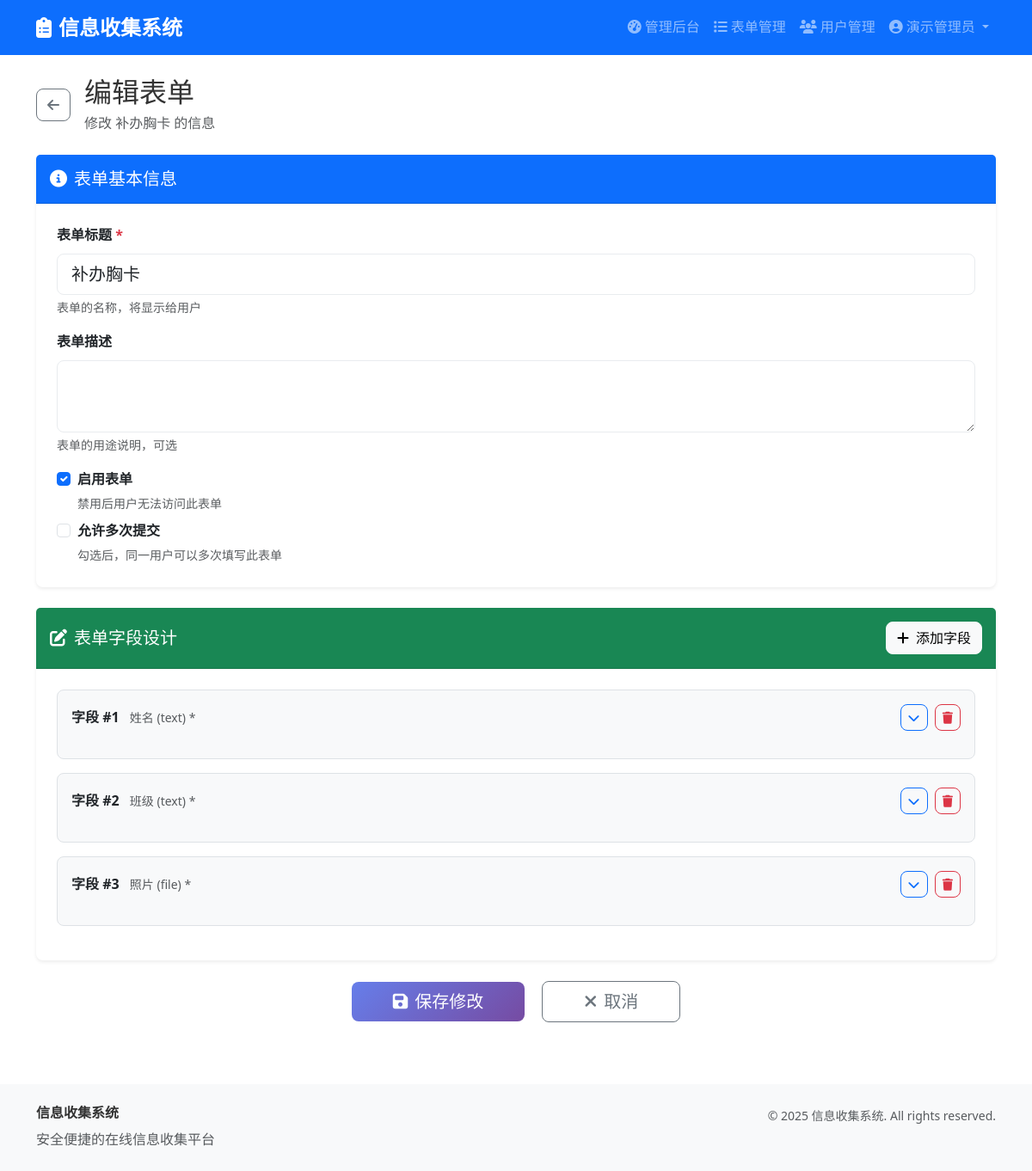
Page /admin/forms/1/edit (signed in) on the committed database.
### models.py (models this page shows, shortened)
class Admin(UserMixin, db.Model):
    id = db.Column(db.Integer, primary_key=True)
    email = db.Column(db.String(120), unique=True, nullable=False)
    password_hash = db.Column(db.String(255), nullable=False)
    name = db.Column(db.String(100), nullable=False)
    created_at = db.Column(db.DateTime, default=datetime.utcnow)
    is_active = db.Column(db.Boolean, default=True)
    def get_id(self):
        return f"admin_{self.id}"

class Form(db.Model):
    id = db.Column(db.Integer, primary_key=True)
    title = db.Column(db.String(200), nullable=False)
    description = db.Column(db.Text)
    created_at = db.Column(db.DateTime, default=datetime.utcnow)
    updated_at = db.Column(db.DateTime, default=datetime.utcnow, onupdate=datetime.utcnow)
    is_active = db.Column(db.Boolean, default=True)
    allow_multiple_submissions = db.Column(db.Boolean, default=False)  # 是否允许多次填写
    created_by = db.Column(db.Integer, db.ForeignKey('admin.id'), nullable=False)
    fields = db.relationship('FormField', backref='form', lazy=True, cascade='all, delete-orphan')
    submissions = db.relationship('Submission', backref='form', lazy=True, cascade='all, delete-orphan')

class FormField(db.Model):
    id = db.Column(db.Integer, primary_key=True)
    form_id = db.Column(db.Integer, db.ForeignKey('form.id'), nullable=False)
    field_name = db.Column(db.String(100), nullable=False)
    field_label = db.Column(db.String(200), nullable=False)
    field_type = db.Column(db.String(50), nullable=False)  # text, email, tel, textarea, select, radio, checkbox, file, wechat_pay, alipay
    field_options = db.Column(db.Text)  # JSON格式存储选项
    is_required = db.Column(db.Boolean, default=False)
    order_index = db.Column(db.Integer, default=0)
    placeholder = db.Column(db.String(200))
    payment_account_id = db.Column(db.Integer, db.ForeignKey('payment_account.id'))  # 关联收款账户（仅限支付字段）
    payment_account = db.relationship('PaymentAccount', backref='form_fields', lazy=True)
    def get_options(self):
        if self.field_options:
            try:
                return json.loads(self.field_options)
            except:
                return []
        return []

### app.py (the view, shortened to what this page needs)
    @app.route('/admin/forms/<int:form_id>/edit', methods=['GET', 'POST'])
    @login_required
    def admin_edit_form(form_id):
        if not current_user.get_id().startswith('admin_'):
            flash('无权访问', 'danger')
            return redirect(url_for('index'))
        form_obj = Form.query.get_or_404(form_id)
        return render_template('admin/edit_form.html', form=form_obj)

### templates/admin/edit_form.html (shortened to what this page needs)
{% extends "base.html" %}
{% block content %}
<div class="container py-4">
    <div class="row mb-4">
        <div class="col-12">
            <div class="d-flex align-items-center">
                <a href="{{ url_for('admin_forms') }}" class="btn btn-outline-secondary me-3">
                    <i class="fas fa-arrow-left"></i>
                </a>
                <div>
                    <h2 class="mb-1">编辑表单</h2>
                    <p class="text-muted mb-0">修改 {{ form.title }} 的信息</p>
                </div>
            </div>
        </div>
    </div>
    <form method="POST" id="editForm">
        <div class="card border-0 shadow-sm mb-4">
            <div class="card-header bg-primary text-white py-3">
                <h5 class="mb-0">
                    <i class="fas fa-info-circle me-2"></i>表单基本信息
                </h5>
            </div>
            <div class="card-body p-4">
                <div class="mb-3">
                    <label for="title" class="form-label fw-bold">表单标题 <span class="text-danger">*</span></label>
                    <input type="text" class="form-control form-control-lg" id="title" name="title"
                           value="{{ form.title }}" required>
                    <div class="form-text">表单的名称，将显示给用户</div>
                </div>
                <div class="mb-3">
                    <label for="description" class="form-label fw-bold">表单描述</label>
                    <textarea class="form-control" id="description" name="description" rows="3">{{ form.description or '' }}</textarea>
                    <div class="form-text">表单的用途说明，可选</div>
                </div>
                <div class="form-check">
                    <input class="form-check-input" type="checkbox" id="is_active" name="is_active"
                           {% if form.is_active %}checked{% endif %}>
                    <label class="form-check-label fw-bold" for="is_active">
                        启用表单
                    </label>
                    <div class="form-text">禁用后用户无法访问此表单</div>
                </div>
                <div class="form-check mt-2">
                    <input class="form-check-input" type="checkbox" id="allow_multiple_submissions"
                           name="allow_multiple_submissions"
                           {% if form.allow_multiple_submissions %}checked{% endif %}>
                    <label class="form-check-label fw-bold" for="allow_multiple_submissions">
                        允许多次提交
                    </label>
                    <div class="form-text">勾选后，同一用户可以多次填写此表单</div>
                </div>
            </div>
        </div>
        <div class="card border-0 shadow-sm mb-4">
            <div class="card-header bg-success text-white py-3">
                <div class="d-flex justify-content-between align-items-center">
                    <h5 class="mb-0">
                        <i class="fas fa-edit me-2"></i>表单字段设计
                    </h5>
                    <button type="button" class="btn btn-light" onclick="addField()">
                        <i class="fas fa-plus me-2"></i>添加字段
                    </button>
                </div>
            </div>
            <div class="card-body p-4">
                <div id="fieldsContainer">
                    {% for field in form.fields|sort(attribute='order_index') %}
                    <div class="field-card" id="field_{{ loop.index0 }}">
                        <div class="field-header">
                            <div>
                                <strong>字段 #{{ loop.index }}</strong>
                                <span class="field-preview text-muted ms-2" id="preview_{{ loop.index0 }}">
                                    {{ field.field_label or field.field_name }} ({{ field.field_type }}){% if field.is_required %} *{% endif %}
                                </span>
                            </div>
                            <div>
                                <button type="button" class="btn btn-sm btn-outline-primary me-1"
                                        data-action="toggle" data-index="{{ loop.index0 }}">
                                    <i class="fas fa-chevron-down"></i>
                                </button>
                                <button type="button" class="btn btn-sm btn-outline-danger"
                                        data-action="remove" data-index="{{ loop.index0 }}" data-field-id="{{ field.id }}">
                                    <i class="fas fa-trash"></i>
                                </button>
                            </div>
                        </div>
                                        {% endfor %}
                    </div>
                </div>
            </div>
        </div>
        <div class="text-center">
            <button type="submit" class="btn btn-primary btn-lg px-5">
                <i class="fas fa-save me-2"></i>保存修改
            </button>
            <a href="{{ url_for('admin_forms') }}" class="btn btn-outline-secondary btn-lg px-5 ms-3">
                <i class="fas fa-times me-2"></i>取消
            </a>
        </div>
    </form>
</div>
{% endblock %}

### templates/base.html (shortened to what this page needs)
<!DOCTYPE html>
<html lang="zh-CN">
<head>
    <link href="https://cdn.jsdelivr.net/npm/bootstrap@5.3.0/dist/css/bootstrap.min.css" rel="stylesheet">
    <link href="https://cdnjs.cloudflare.com/ajax/libs/font-awesome/6.4.0/css/all.min.css" rel="stylesheet">
    <link href="{{ url_for('static', filename='css/style.css') }}" rel="stylesheet">
</head>
<body class="d-flex flex-column min-vh-100">
    <nav class="navbar navbar-expand-lg navbar-dark bg-primary">
        <div class="container">
            <a class="navbar-brand fw-bold" href="{{ url_for('index') }}">
                <i class="fas fa-clipboard-list me-2"></i>信息收集系统
            </a>
            <div class="collapse navbar-collapse" id="navbarNav">
                <ul class="navbar-nav ms-auto">
                    {% if current_user.is_authenticated %}
                        {% if current_user.get_id().startswith('admin_') %}
                            <li class="nav-item">
                                <a class="nav-link" href="{{ url_for('admin_dashboard') }}">
                                    <i class="fas fa-tachometer-alt me-1"></i>管理后台
                                </a>
                            </li>
                            <li class="nav-item">
                                <a class="nav-link" href="{{ url_for('admin_forms') }}">
                                    <i class="fas fa-list me-1"></i>表单管理
                                </a>
                            </li>
                            <li class="nav-item">
                                <a class="nav-link" href="{{ url_for('admin_users') }}">
                                    <i class="fas fa-users me-1"></i>用户管理
                                </a>
                            </li>
                        {% endif %}
                        <li class="nav-item dropdown">
                            <a class="nav-link dropdown-toggle" href="#" role="button" data-bs-toggle="dropdown">
                                <i class="fas fa-user-circle me-1"></i>{{ current_user.name }}
                            </a>
                        </li>
                    {% endif %}
                </ul>
            </div>
        </div>
    </nav>
    <main class="flex-grow-1">
        {% block content %}{% endblock %}
    </main>
    <footer class="bg-light mt-5 py-4">
        <div class="container">
            <div class="row">
                <div class="col-md-6">
                    <h6 class="fw-bold">信息收集系统</h6>
                    <p class="text-muted mb-0">安全便捷的在线信息收集平台</p>
                </div>
                <div class="col-md-6 text-md-end">
                    <p class="text-muted mb-0">
                        <small>© 2025 信息收集系统. All rights reserved.</small>
                    </p>
                </div>
            </div>
        </div>
    </footer>
</body>
</html>

### static/css/style.css (style rules this page uses)
:root { --primary-color: #007bff; --secondary-color: #6c757d; --success-color: #28a745; --danger-color: #dc3545; --warning-color: #ffc107; --info-color: #17a2b8; --light-color: #f8f9fa; --dark-color: #343a40; --border-radius: 0.5rem; --box-shadow: 0 0.125rem 0.25rem rgba(0, 0, 0, 0.075); --box-shadow-lg: 0 1rem 3rem rgba(0, 0, 0, 0.175); }
body { font-family: 'Segoe UI', Tahoma, Geneva, Verdana, sans-serif; line-height: 1.6; color: #333; }
.navbar-brand { font-size: 1.5rem; font-weight: 700; }
.card { border-radius: var(--border-radius); box-shadow: var(--box-shadow); transition: all 0.3s ease; }
.card-header { border-bottom: 1px solid rgba(0, 0, 0, 0.125); font-weight: 600; }
.btn { border-radius: var(--border-radius); font-weight: 500; transition: all 0.3s ease; }
.btn-primary { background: linear-gradient(135deg, #667eea 0%, #764ba2 100%); border: none; }
.form-control { border-radius: var(--border-radius); border: 1px solid #e9ecef; transition: all 0.3s ease; }
.loaded * { transition-duration: 0.3s; }
.btn, .card, .modal, .dropdown-menu { transform: translateZ(0); -webkit-transform: translateZ(0); }

### templates/admin/edit_form.html (style rules this page uses)
.card { transition: all 0.3s ease; }
.field-card { border: 1px solid #dee2e6; border-radius: 0.5rem; padding: 1rem; margin-bottom: 1rem; background: #f8f9fa; }
.field-header { display: flex; justify-content: space-between; align-items: center; margin-bottom: 1rem; }
.field-preview { font-size: 0.875rem; color: #6c757d; }

### rows in the picture
Admin: name "演示管理员"
Form: title "补办胸卡", is_active "☑"
FormField: field_label "姓名", field_type "text"
FormField: field_label "班级", field_type "text"
FormField: field_label "照片", field_type "file"
